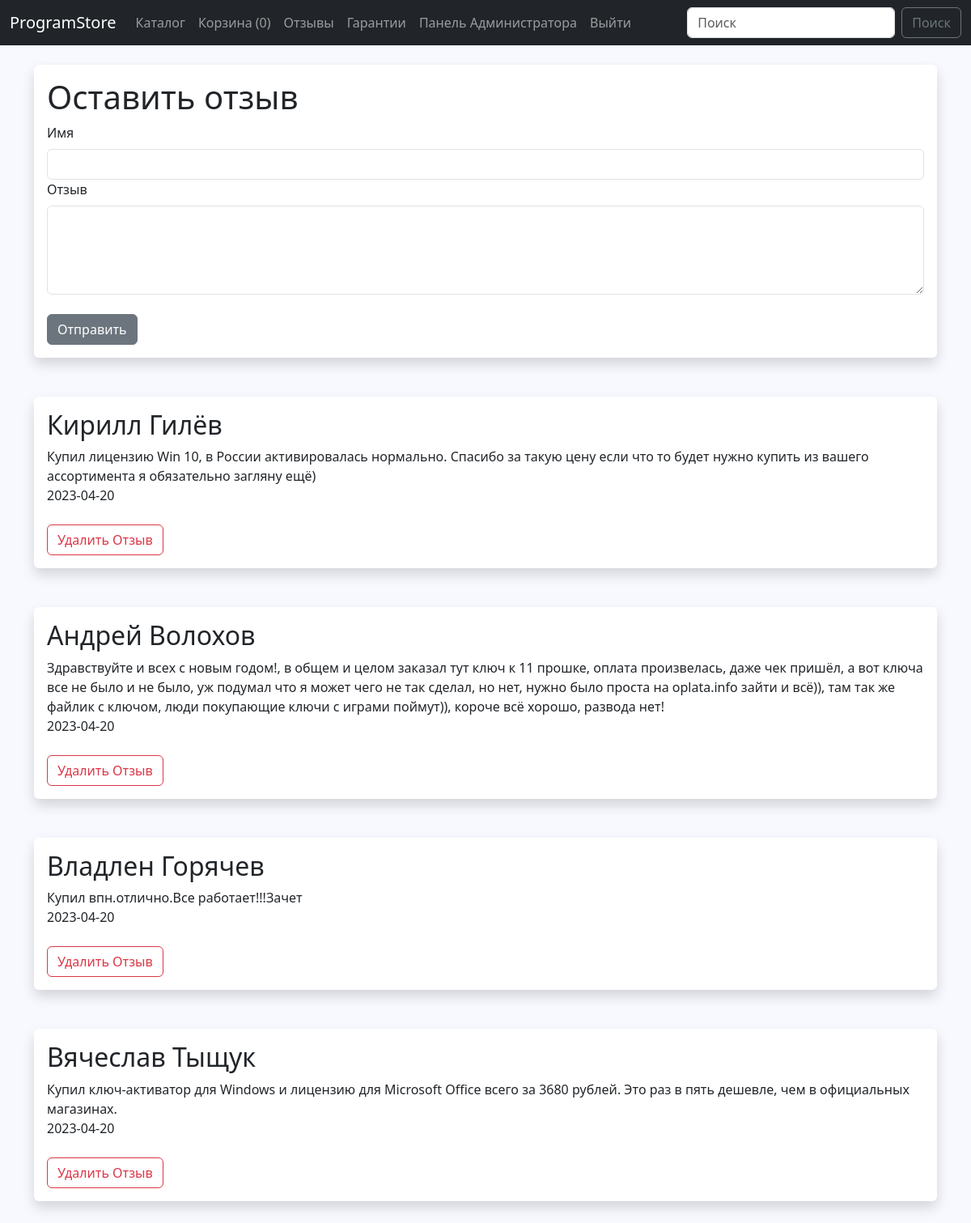
The app's page /reviews (signed in) with its own data.
### server.py (models this page shows)
class Reviews(db.Model):
    id = db.Column(db.Integer, primary_key=True)
    username = db.Column(db.String(70), nullable=False)
    review = db.Column(db.Text, nullable=False)
    date_added = db.Column(db.Date, default=date.today())

### server.py (the view)
@app.route('/reviews', methods=['GET', 'POST'])
def reviews():
    form = ReviewForm()
    reviews = Reviews.query.order_by(Reviews.date_added.desc())
    if form.validate_on_submit() and request.method == 'POST':
        review = Reviews(username=form.username.data, review=form.review.data)
        db.session.add(review)
        db.session.commit()
        form.username.data = ''
        form.review.data = ''
    return render_template('reviews.html', form=form, reviews=reviews)

### webforms.py
class ReviewForm(FlaskForm):
    username = StringField('Имя', validators=[DataRequired()])
    review = StringField('Отзыв', validators=[DataRequired()], widget=TextArea())
    submit = SubmitField('Отправить')

class SearchForm(FlaskForm):
    searched = StringField("Поиск", validators=[DataRequired()])
    submit = SubmitField("Кнопка")

### server.py (called while the page is built)
@login_manager.user_loader
def load_user(user_id):
    return User.query.get(int(user_id))

@app.context_processor
def base():
    form = SearchForm()
    return dict(form=form)

### templates/reviews.html (shortened to what this page needs)
{% extends 'base.html' %}
{% block content %}
<div class="shadow p-3 mb-5 bg-white rounded">
    <h1>Оставить отзыв</h1>
    <form method="POST">
        {{ form.username.label(class="form-label") }}
        {{ form.username(class="form-control") }}
        {{ form.review.label(class="form-label") }}
        {{ form.review(class="form-control", rows='4') }}
        <br>
        {{ form.submit(class="btn btn-secondary") }}
    </form>
</div>
{% for review in reviews %}
<div class="shadow p-3 mb-5 bg-white rounded">
    <h2>{{review.username}}</h2>
    {{review.review}}<br>
    {{review.date_added}}
    {% if current_user.id == 1%}
    <br><br>
    <a href="{{url_for('delete_review', id=review.id)}}" class="btn btn-outline-danger">Удалить Отзыв</a>
    {% endif %}
</div>
{% endfor %}
{% endblock %}

### static/css/style.css (style rules this page uses)
body { background: #F8F8FF; }

### records on screen
Reviews: username "Кирилл Гилёв", review "Купил лицензию Win 10, в России активировалась нормально. Спасибо за такую цену если что то будет нужно купить из вашего ассортимента я обязательно загляну ещё)", date_added "2023-04-20"
Reviews: username "Андрей Волохов", review "Здравствуйте и всех с новым годом!, в общем и целом заказал тут ключ к 11 прошке, оплата произвелась, даже чек пришёл, а вот ключа все не было и не было, уж подумал что я может чего не так сделал, но нет, нужно было проста на oplata.info зайти и всё)), там так же файлик с ключом, люди покупающие ключи с играми поймут)), короче всё хорошо, развода нет!", date_added "2023-04-20"
Reviews: username "Владлен Горячев", review "Купил впн.отлично.Все работает!!!Зачет", date_added "2023-04-20"
Reviews: username "Вячеслав Тыщук", review "Купил ключ-активатор для Windows и лицензию для Microsoft Office всего за 3680 рублей. Это раз в пять дешевле, чем в официальных магазинах.", date_added "2023-04-20"

### other values on screen
{{ session['Shoppingcart']|length }} "0"
